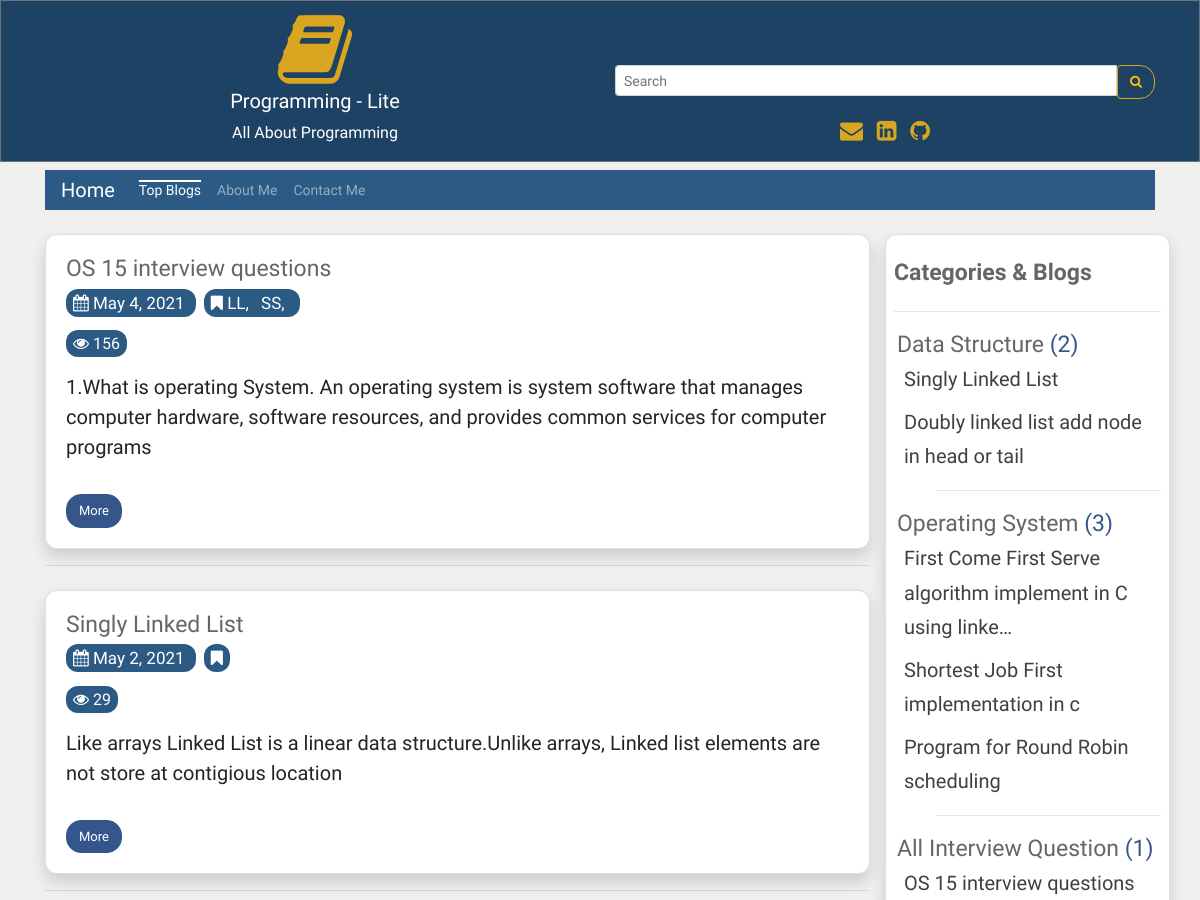
Before: /topBlog/ (upper part) with the older database file.
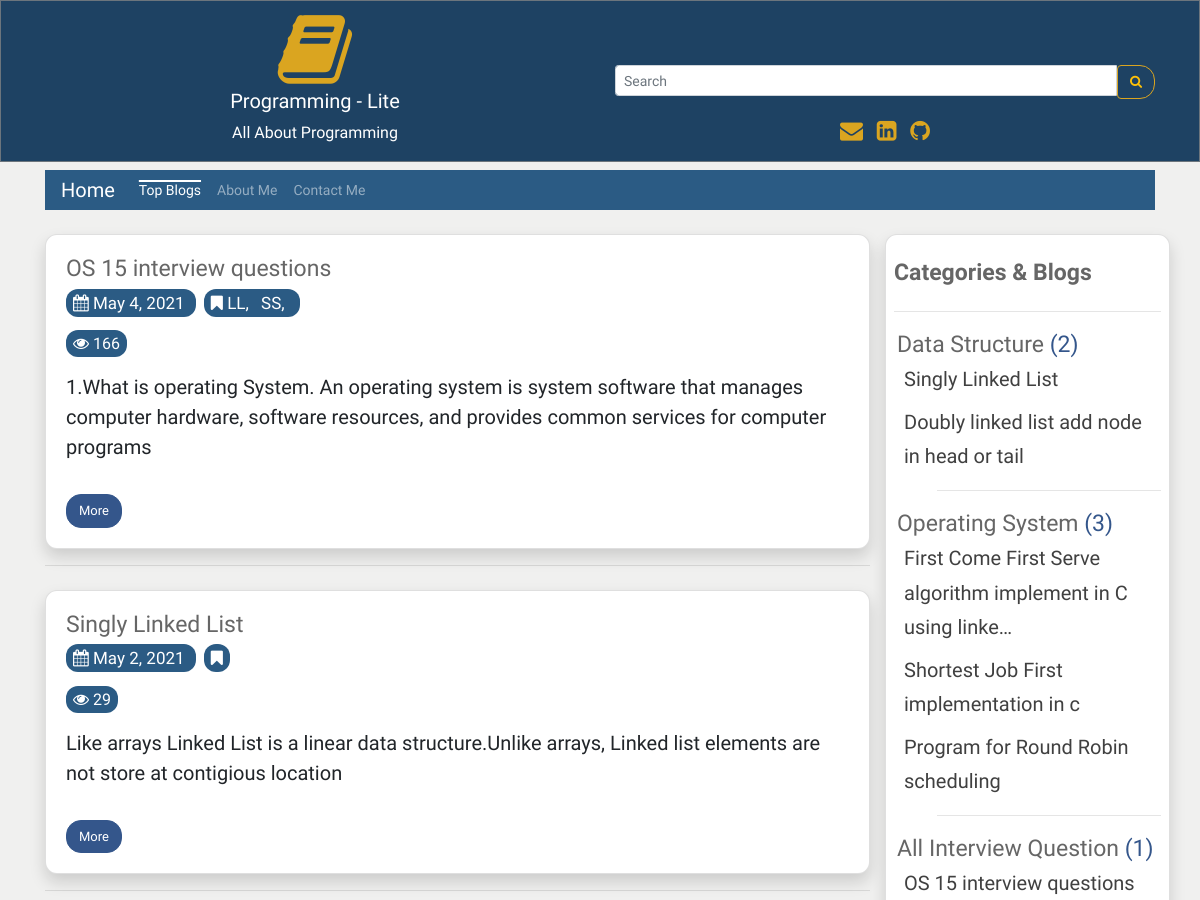
After: the same page with the newer database file.
### user_panel_1/models.py (models this page shows, shortened)
class Blog(models.Model):
    cat_name = models.ForeignKey(Category, on_delete=models.CASCADE)
    blog_author = models.CharField(max_length=200)
    blog_priority = models.IntegerField(blank=True, null=True)
    blog_tags = TaggableManager()
    blog_title = models.CharField(max_length=200)
    blog_descriptions = models.CharField(max_length=600);
    blog_body = RichTextUploadingField(blank=True, null=True)
    blog_views = models.IntegerField(default=0)
    blog_updateDate = models.DateField()
    blog_date = models.DateField(auto_now_add=True, auto_now=False, blank=True)

class Category(models.Model):
    cat_name = models.CharField(max_length=300)
    cat_priority = models.IntegerField(blank=True, null=True);
    def __str__(self):
        return self.cat_name

### user_panel_1/views.py (the view)
# urls.py: path('topBlog/', views.topBlog, name='topBlog'),
def topBlog(request):
    categorys = Blog.objects.all().select_related('cat_name')
    categorys = categorys.order_by('cat_name__cat_priority', 'cat_name', 'blog_priority') #sort all data
    blogs = Blog.objects.all().order_by('-blog_views')
    paginator = Paginator(blogs, 10)
    page = request.GET.get('page')
    blogs = paginator.get_page(page)
    recentBlog = Blog.objects.all().order_by('-blog_date')[0:5]
    flag = 1
    context = {
        'object_list': categorys,
        'blogs': blogs,
        'recentBlog': recentBlog,
        'flag': flag,
    }
    return render(request, 'blog.html', context)

### templates/blog.html (shortened to what this page needs)
{% extends 'base.html' %}
{% load static %}
{% block content %}
   {% for blogs in blogs %}
    <div class="card shadow mt-4 rounded">
    <div class="card-body">
         <h5 class="title">{{blogs.blog_title |truncatechars:100}}</h5>
         <div class="">
         <p  class="description"> <a href="{% url 'date' blogs.blog_date %}" class="mr-2 ur description activee"><i class="fa fa-calendar" aria-hidden="true"></i> {{ blogs.blog_date}} </a>
         <span class="activee text-white">
         <i class="fa fa-bookmark" aria-hidden="true"></i>
         {% for tag in blogs.blog_tags.all %}
         <a href="{% url 'tags' tag.slug %}" class="mr-2 ur description text-white">  {{ tag.name}}, </a>
         {% endfor %}
</span>
         </div>
               {% if flag == 1 %}
              <span class="activee text-white">
                <i class="fa fa-eye" aria-hidden="true"></i> <span> {{blogs.blog_views}}</span>
                </span>
               {% endif %}
         <div style="font-size: 20px;"> <p class="" >{{blogs.blog_descriptions |truncatechars:200}}</p></div>
         <a href="{% url 'more_page' blogs.id blogs.blog_title%}"   class="btn btn-info mt-3">More</a>
  </div>
    </div>
    <hr>
    {% endfor %}
{% endblock content %}

### templates/base.html (shortened to what this page needs)
{% load static %}
{% load humanize %}
<!DOCTYPE html>
<html lang="en">
<head>
  <link rel="stylesheet" href="https://maxcdn.bootstrapcdn.com/bootstrap/4.5.2/css/bootstrap.min.css">
  <link rel="stylesheet"
      href="//cdnjs.cloudflare.com/ajax/libs/highlight.js/10.7.2/styles/default.min.css">
    <link
      rel="stylesheet"
      href="https://cdnjs.cloudflare.com/ajax/libs/font-awesome/4.7.0/css/font-awesome.min.css"
    />
    <link
      rel="stylesheet"
      href="{% static 'css/style.css' %}"
    />
    <link href="https://cdn.jsdelivr.net/gh/gitbrent/bootstrap4-toggle@3.6.1/css/bootstrap4-toggle.min.css" rel="stylesheet">
</head>
<body style="background: hsl(84, 3%, 94%);">
<div class="jbc border border-secondary ">
 <div class="container mt-2 text-center">
 <div class="row">
     <div class="col-sm-6">
     <i class="fa fa-book logo" aria-hidden="true"></i><br>
 <h5 class="text-white">Programming - Lite</h5>
 <p class="text-white">All About Programming</p>
     </div>
     <div class="col-sm-6 mt-2">
        <form method="GET" action="{% url 'search' %}">
    <div class="input-group input-group-sm mt-5"  >
      <input type="text" class="form-control" placeholder="Search" name='search' required>
      <div class="input-group-btn">
        <button class="btn btn-outline-warning sb" type="submit"><i class="fa fa-search" aria-hidden="true"></i>
</button>
      </div>
    </div>
  </form>
       <div class="mt-3">
       <span class="text-style-two"><a href="mailto:aaziz9642@gmail.com" style="text-decoration: none; font-size:23px;" target="_blank" class="text-warning"><i class="fa fa-envelope pr-2" aria-hidden="true"></i> </a></span>
<span class="text-style-two"><a href="https://linkedin.com/in/azizur-rahman-720636165" style="text-decoration: none; font-size:23px;"  target="_blank" class="text-warning "><i class="fa fa-linkedin-square" aria-hidden="true"></i> </a></span>
<span class="text-style-two"><a href="https://github.com/ayanchyaziz123" style="text-decoration: none; font-size:23px;" target="_blank" class="text-warning"><i class="fa fa-github pl-2" aria-hidden="true"></i></a></span>
     </div>
     </div>
    </div>
</div>
 </div>
<div class="container">
    <nav class="navbar navbar-expand-lg navbar-dark bg-dark mt-2 pt-0 pb-0">
    {% url 'blog' as blog %}
  <a class="navbar-brand {% if request.path == blog %}active{% endif %}" href="{% url 'blog' %}">Home</a>
  <div
  class="collapse navbar-collapse" id="navbarsExampleDefault">
    <ul class="navbar-nav mr-auto">
    {% url 'topBlog' as topBlog%}
      <li class="nav-item {% if request.path == topBlog %}active{% endif %}">
        <a class="nav-link " href="{% url 'topBlog' %}">Top Blogs<span class="sr-only">(current)</span></a>
      </li>
      {% url 'about' as about %}
      <li class="nav-item {% if request.path == about %}active{% endif %}">
        <a class="nav-link " href="{% url 'about' %}">About Me<span class="sr-only">(current)</span></a>
      </li>
      {% url 'contact' as contact %}
      <li class="nav-item {% if request.path == contact %}active{% endif %}">
        <a class="nav-link" href="{% url 'contact' %}">Contact Me<span class="sr-only">(current)</span></a>
      </li>
    </ul>
  </div>
</nav>
<div class="row">
    <div class="col-sm-9">
    {% block content %}
    {% endblock content %}
    </div>
    <div class="col-sm-3 card shadow mt-4 rounded p-2">
     <h5 class="mt-3"><strong class="title">Categories & Blogs</strong></h5>
     <hr>
     {% regroup object_list by cat_name as cat_all %}
<ul>
{% for categories in cat_all %}
    <li style="list-style-type:none; margin-left:-37px;" class="title">{{ categories.grouper }} <span class="total-cat">({{ categories.list|length}}) </span>
    <ul style="list-style-type:none;">
        {% for blog in categories.list %}
          <li style="margin-left:-33px;"  class="ur {% if blog.id == more.id %}activee{% endif %}">
          <a href="{% url 'more_page' blog.id blog.blog_title%}" class="ur " style="font-size: 20px;">{{ blog.blog_title | truncatechars:60}}</li>
        {% endfor %}
        <hr>
    </ul>
    </li>
{% endfor %}
</ul>
    </div>
</div>
</div>
</body>
</html>

### static/css/style.css (style rules this page uses)
:root { --bg-size: 100% 100%; --main_color: #fff; --title: 'Josefin Sans', sans-serif; --font-para: 'David Libre', serif; --btn-color: #bbe1fa; --btn-font-color: #000; --btn-font: 1.5rem; --eff: .3s all ease; }
* { font-family: var(--font-para); }
body { background: hsl(84, 3%, 94%) !important; }
.btn-info { background-color: #34568B !important; border-color: #34568B !important; }
.btn { outline: none !important; }
.bg-dark { background: #2b5b84 !important; }
.logo { font-size: 80px; color: #DAA520; }
li .nav-link { font-size: 14px !important; }
.btn { font-size: 13px !important; }
.description { color: #666666; font-size: 17px !important; }
.btn-outline-warning { border-color: #DAA520 !important; color: #DAA520 im !important; }
.title { color: #666; font-size: 23px !important; }
.btn-info { background-color: #2b5b84; border-color: #2b5b84; border-radius: 15px !important; }
.text-warning { color: #DAA520 !important; }
.ur { text-decoration: none !important; color: #404040; }
.rounded { border-radius: 12px !important; }
.activee { color: #fff !important; background: #2b5b84 !important; padding-left: 7px !important; padding-right: 7px !important; padding-bottom: 4px !important; padding-top: 4px !important; border-radius: 12px !important; }
.active { text-decoration: overline !important; text-decoration-color: #fff !important; text-decoration-thickness: 2px !important; }
.jbc { background-color: #1e4263 !important; }
.sb { border-top-right-radius: 15px !important; border-bottom-right-radius: 15px !important; }
.total-cat { color: #34568B !important; }

Changed rows visible on the page:
changed Blog "OS 15 interview questions": blog_views "156" → "166"
